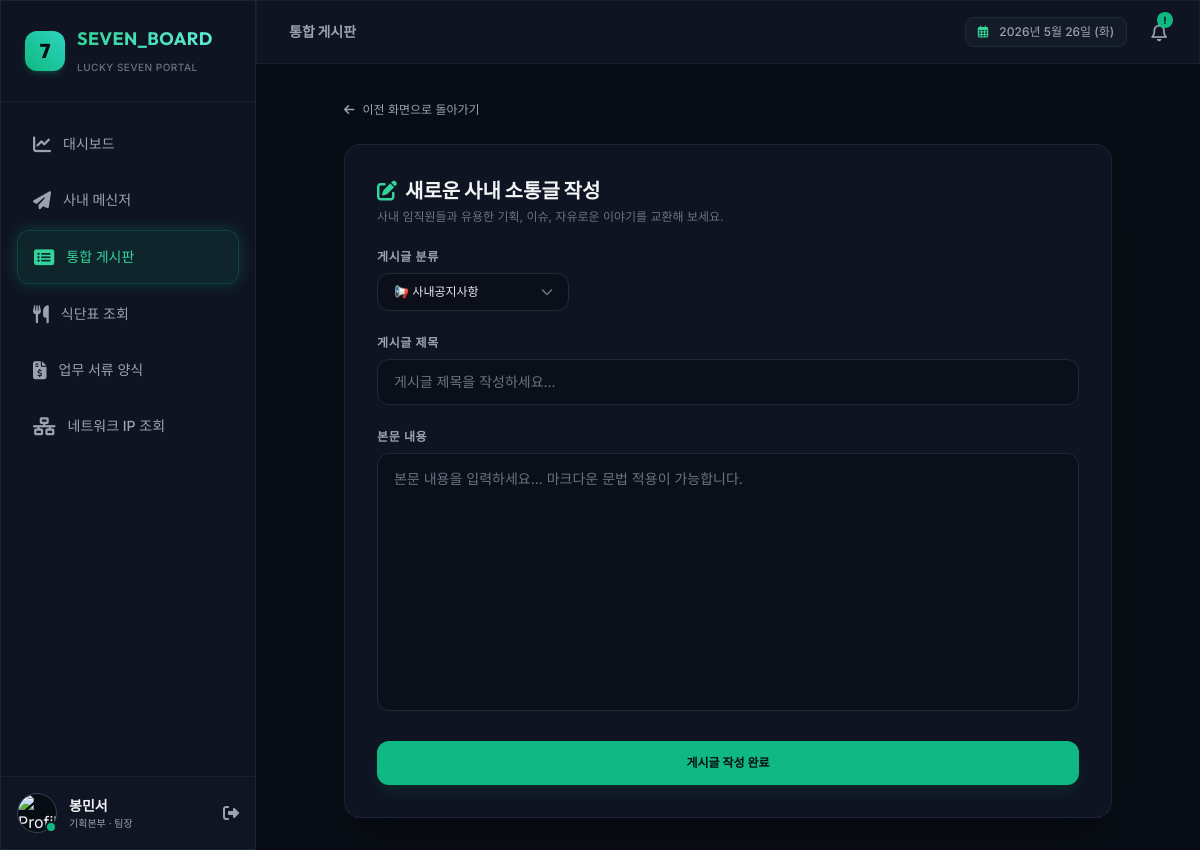
/board/write (signed in), run on the app's committed database.
### tables this page shows
CREATE TABLE users (
        id TEXT PRIMARY KEY,
        email TEXT UNIQUE NOT NULL,
        password TEXT NOT NULL,
        name TEXT NOT NULL,
        department TEXT NOT NULL,
        position TEXT NOT NULL,
        avatar_url TEXT,
        status TEXT DEFAULT 'Online',
        is_admin INTEGER DEFAULT 0,
        created_at TEXT DEFAULT (datetime('now', 'localtime'))
    );

### app.py (the view, shortened to what this page needs)
@app.route('/board/write', methods=['GET', 'POST'])
@login_required
def board_write():
    return render_template('board_write.html')

### app.py (called while the page is built)
def login_required(f):
    import functools
    @functools.wraps(f)
    def decorated_function(*args, **kwargs):
        if 'user_id' not in session:
            return redirect(url_for('login'))
        return f(*args, **kwargs)
    return decorated_function

@app.before_request
def load_logged_in_user():
    user_id = session.get('user_id')
    if user_id is None:
        g.user = None
    else:
        conn = get_db_connection()
        g.user = conn.execute('SELECT * FROM users WHERE id = ?', (user_id,)).fetchone()
        conn.close()

### database.py (called while the page is built)
def get_db_connection():
    conn = sqlite3.connect(DATABASE_FILE)
    conn.row_factory = sqlite3.Row  # 컬렉션을 dict처럼 다룰 수 있게 설정
    conn.execute("PRAGMA foreign_keys = ON") # 외래키 제약조건 활성화
    return conn

### templates/board_write.html (shortened to what this page needs)
{% extends 'layout.html' %}
{% block content %}
<div class="max-w-3xl mx-auto space-y-6 animate-fade-in">
    <a href="javascript:history.back()" class="inline-flex items-center gap-2 text-xs text-gray-400 hover:text-emerald-400 transition-colors">
        <i class="fa-solid fa-arrow-left"></i>
        <span>이전 화면으로 돌아가기</span>
    </a>
    <div class="glass-panel rounded-2xl p-8 border border-gray-800/80 shadow-2xl space-y-6">
        <div>
            <h2 class="text-xl font-bold font-outfit text-gray-100 flex items-center gap-2">
                <i class="fa-solid fa-pen-to-square text-emerald-400"></i>
                {% if post %} 게시글 수정하기 {% else %} 새로운 사내 소통글 작성 {% endif %}
            </h2>
            <p class="text-xs text-gray-500 mt-1">
                사내 임직원들과 유용한 기획, 이슈, 자유로운 이야기를 교환해 보세요.
            </p>
        </div>
        <form action="{% if post %}{{ url_for('board_edit', post_id=post.id) }}{% else %}{{ url_for('board_write') }}{% endif %}" method="POST" class="space-y-6">
            <div>
                <label class="block text-xs font-semibold text-gray-400 uppercase tracking-wider mb-2">게시글 분류</label>
                <div class="relative w-48">
                    <select name="category" required class="w-full bg-[#0a0e1a]/80 border border-gray-800 focus:border-emerald-500/30 rounded-xl py-2.5 px-4 text-xs text-gray-200 outline-none transition-colors appearance-none cursor-pointer">
                        {% if g.user.is_admin %}
                        <option value="Notice" {% if post and post.category == 'Notice' %} selected {% endif %}>📢 사내공지사항</option>
                        {% endif %}
                    </select>
                    <span class="absolute inset-y-0 right-0 flex items-center pr-4 text-gray-500 pointer-events-none text-xs">
                        <i class="fa-solid fa-chevron-down"></i>
                    </span>
                </div>
            </div>
            <div>
                <label class="block text-xs font-semibold text-gray-400 uppercase tracking-wider mb-2">게시글 제목</label>
                <input type="text" name="title" value="{% if post %}{{ post.title }}{% endif %}" placeholder="게시글 제목을 작성하세요..." required class="w-full bg-[#0a0e1a]/80 border border-gray-800 focus:border-emerald-500/30 rounded-xl py-3 px-4 text-sm text-gray-100 placeholder-gray-500 outline-none transition-colors">
            </div>
            <div>
                <label class="block text-xs font-semibold text-gray-400 uppercase tracking-wider mb-2">본문 내용</label>
                <textarea name="content" rows="10" placeholder="본문 내용을 입력하세요... 마크다운 문법 적용이 가능합니다." required class="w-full bg-[#0a0e1a]/80 border border-gray-800 focus:border-emerald-500/30 rounded-xl py-3.5 px-4 text-sm text-gray-100 placeholder-gray-500 outline-none transition-colors resize-none leading-relaxed">{% if post %}{{ post.content }}{% endif %}</textarea>
            </div>
            <button type="submit" class="w-full bg-emerald-500 hover:bg-emerald-400 text-darkBg font-bold py-3.5 px-4 rounded-xl shadow-lg shadow-emerald-500/10 hover:shadow-emerald-500/20 active:scale-[0.98] transition-all text-xs cursor-pointer">
                {% if post %} 게시글 수정 반영하기 {% else %} 게시글 작성 완료 {% endif %}
            </button>
        </form>
    </div>
</div>
{% endblock %}

### templates/layout.html (shortened to what this page needs)
<!DOCTYPE html>
<html lang="ko">
<head>
    <script src="https://cdn.tailwindcss.com"></script>
    <link rel="stylesheet" href="https://cdnjs.cloudflare.com/ajax/libs/font-awesome/6.4.0/css/all.min.css">
</head>
<body class="bg-darkBg text-gray-100 font-sans min-h-screen overflow-x-hidden">
    <div class="flex h-screen overflow-hidden">
        <aside class="w-64 glass-panel border-r border-gray-800/80 flex flex-col justify-between h-full z-30 shrink-0 transition-transform duration-300">
            <div>
                <div class="p-6 border-b border-gray-800/60 flex items-center gap-3">
                    <div class="h-10 w-10 bg-gradient-to-tr from-emerald-500 to-teal-400 rounded-xl flex items-center justify-center text-darkBg font-extrabold text-xl font-outfit shadow-md shadow-emerald-500/20 active-glow">
                        7
                    </div>
                    <div>
                        <h1 class="text-lg font-bold font-outfit tracking-wide bg-gradient-to-r from-emerald-400 to-teal-300 bg-clip-text text-transparent">
                        </h1>
                        <span class="text-[10px] text-gray-500 font-medium uppercase tracking-wider">Lucky Seven Portal</span>
                    </div>
                </div>
                <nav class="p-4 space-y-1">
                    <a href="{{ url_for('dashboard') }}" class="flex items-center gap-3 px-4 py-3 rounded-xl transition-all duration-300 group {% if request.path == '/' %} bg-emerald-500/10 text-emerald-400 border border-emerald-500/20 active-glow {% else %} text-gray-400 hover:text-gray-200 hover:bg-gray-800/40 {% endif %}">
                        <i class="fa-solid fa-chart-line text-lg group-hover:scale-110 transition-transform"></i>
                        <span class="text-sm font-medium">대시보드</span>
                    </a>
                    <a href="{{ url_for('chat') }}" class="flex items-center gap-3 px-4 py-3 rounded-xl transition-all duration-300 group {% if request.path == '/chat' %} bg-emerald-500/10 text-emerald-400 border border-emerald-500/20 active-glow {% else %} text-gray-400 hover:text-gray-200 hover:bg-gray-800/40 {% endif %}">
                        <i class="fa-solid fa-paper-plane text-lg group-hover:rotate-12 transition-transform"></i>
                        <span class="text-sm font-medium">사내 메신저</span>
                    </a>
                    <a href="{{ url_for('board_list') }}" class="flex items-center gap-3 px-4 py-3 rounded-xl transition-all duration-300 group {% if request.path == '/board' or '/board/' in request.path %} bg-emerald-500/10 text-emerald-400 border border-emerald-500/20 active-glow {% else %} text-gray-400 hover:text-gray-200 hover:bg-gray-800/40 {% endif %}">
                        <i class="fa-solid fa-rectangle-list text-lg group-hover:scale-110 transition-transform"></i>
                        <span class="text-sm font-medium">통합 게시판</span>
                    </a>
                    <a href="{{ url_for('menu') }}" class="flex items-center gap-3 px-4 py-3 rounded-xl transition-all duration-300 group {% if request.path == '/menu' %} bg-emerald-500/10 text-emerald-400 border border-emerald-500/20 active-glow {% else %} text-gray-400 hover:text-gray-200 hover:bg-gray-800/40 {% endif %}">
                        <i class="fa-solid fa-utensils text-lg group-hover:scale-110 transition-transform"></i>
                        <span class="text-sm font-medium">식단표 조회</span>
                    </a>
                    <a href="{{ url_for('documents') }}" class="flex items-center gap-3 px-4 py-3 rounded-xl transition-all duration-300 group {% if request.path == '/documents' %} bg-emerald-500/10 text-emerald-400 border border-emerald-500/20 active-glow {% else %} text-gray-400 hover:text-gray-200 hover:bg-gray-800/40 {% endif %}">
                        <i class="fa-solid fa-file-invoice-dollar text-lg group-hover:scale-110 transition-transform"></i>
                        <span class="text-sm font-medium">업무 서류 양식</span>
                    </a>
                    <a href="{{ url_for('network') }}" class="flex items-center gap-3 px-4 py-3 rounded-xl transition-all duration-300 group {% if request.path == '/network' %} bg-emerald-500/10 text-emerald-400 border border-emerald-500/20 active-glow {% else %} text-gray-400 hover:text-gray-200 hover:bg-gray-800/40 {% endif %}">
                        <i class="fa-solid fa-network-wired text-lg group-hover:scale-110 transition-transform"></i>
                        <span class="text-sm font-medium">네트워크 IP 조회</span>
                    </a>
                </nav>
            </div>
            {% if g.user %}
            <div class="p-4 border-t border-gray-800/60 bg-gray-900/30">
                <div class="flex items-center gap-3">
                    <div class="relative">
                        {% if g.user.avatar_url %}
                        <img class="h-10 w-10 rounded-full border border-gray-700 bg-darkBg object-cover" src="{{ g.user.avatar_url }}" alt="Profile" onerror="this.src='https://cdn-icons-png.flaticon.com/512/3135/3135715.png'">
                        {% else %}
                        <img class="h-10 w-10 rounded-full border border-gray-700 bg-darkBg" src="https://cdn-icons-png.flaticon.com/512/3135/3135715.png" alt="Profile">
                        {% endif %}
                        <span class="absolute bottom-0 right-0 h-3 w-3 rounded-full border-2 border-darkCard
                        {% if g.user.status == 'Online' %} bg-emerald-500
                        {% elif g.user.status == 'Away' %} bg-amber-500
                        {% else %} bg-gray-500 {% endif %}"></span>
                    </div>
                    <div class="flex-1 min-w-0">
                        <p class="text-sm font-semibold truncate">{{ g.user.name }}</p>
                        <p class="text-[10px] text-gray-400 truncate">{{ g.user.department }} · {{ g.user.position }}</p>
                    </div>
                    <a href="{{ url_for('logout') }}" title="로그아웃" class="text-gray-400 hover:text-red-400 transition-colors">
                        <i class="fa-solid fa-right-from-bracket text-md"></i>
                    </a>
                </div>
            </div>
            {% endif %}
        </aside>
        <div class="flex-1 flex flex-col overflow-hidden bg-darkBg">
            <header class="h-16 glass-panel border-b border-gray-800/60 flex items-center justify-between px-8 z-20 shrink-0">
                <div class="flex items-center gap-4">
                    <div class="text-sm font-semibold font-outfit text-gray-400">
                        {% if request.path == '/' %} 대시보드
                        {% elif request.path == '/chat' %} 사내 메신저
                        {% elif '/board' in request.path %} 통합 게시판
                        {% elif request.path == '/menu' %} 사내 식단표
                        {% elif request.path == '/documents' %} 서류 양식 관리
                        {% elif request.path == '/network' %} 네트워크 IP 현황
                        {% endif %}
                    </div>
                </div>
                <div class="flex items-center gap-6">
                    <div class="text-xs text-gray-400 font-medium bg-gray-800/30 px-3 py-1.5 rounded-lg border border-gray-800">
                        <i class="fa-regular fa-calendar-days text-emerald-400 mr-2"></i>
                        <span id="header-live-time">Loading...</span>
                    </div>
                    <div class="relative cursor-pointer text-gray-400 hover:text-gray-200 transition-colors">
                        <i class="fa-regular fa-bell text-lg"></i>
                        <span class="absolute -top-1.5 -right-1.5 h-4 w-4 bg-emerald-500 text-[10px] font-bold text-darkBg rounded-full flex items-center justify-center animate-pulse">
                            !
                        </span>
                    </div>
                </div>
            </header>
            <main class="flex-1 overflow-y-auto p-8 relative">
                {% block content %}{% endblock %}
            </main>
        </div>
    </div>
</body>
</html>

### templates/layout.html (style rules this page uses)
.glass-panel { background: rgba(17, 23, 38, 0.85); backdrop-filter: blur(12px); -webkit-backdrop-filter: blur(12px); border: 1px solid rgba(255, 255, 255, 0.05); }
.active-glow { box-shadow: 0 0 15px rgba(16, 185, 129, 0.25); }

### data on the page
users: user.name "봉민서", user.department "기획본부", user.position "팀장", category "📢 사내공지사항"
